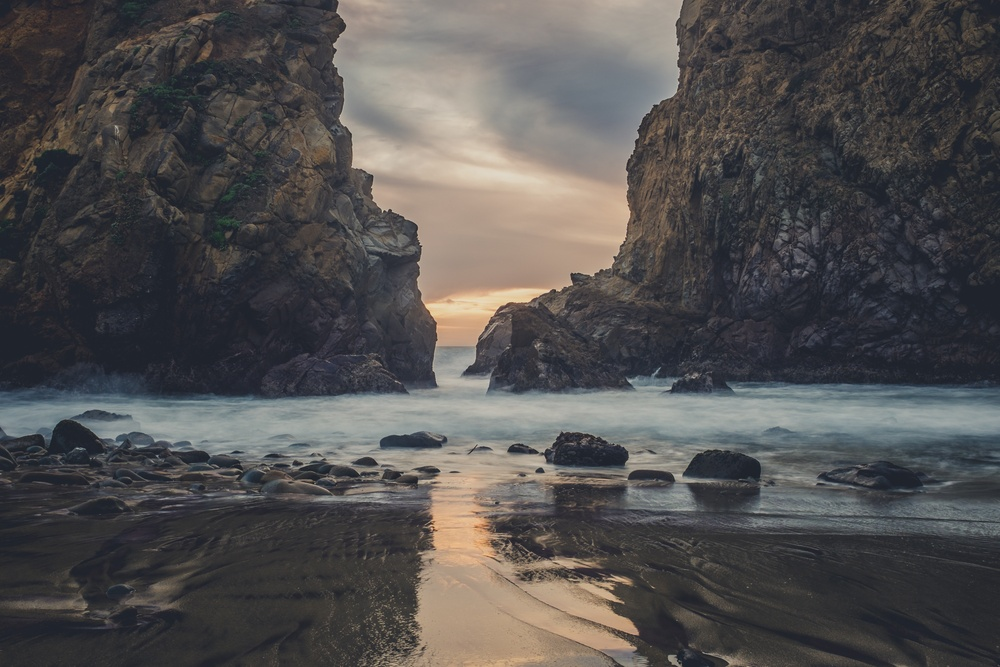
#> input picture Assignment-1/side/1.jpg, 1000 x 667 px, shrunk from 4276 x 2851 before the run
$ jupyter execute --allow-errors Untitled.ipynb
#> lines starting #> are read from the running program, lines starting #| are printed output that depends on the picture
[cell 1]

import cv2
import numpy as np
import matplotlib.pyplot as plt

def histogram(img):
    height=img.shape[0]
    weight=img.shape[1]
    hist = np.zeros((256))
    for i in np.arange(height):
        for j in np.arange(width):
            a=img.item(i,j)
            hist[a] +=1
    return hist

def cumulative(hist):
    cum_hist=hist.copy()
    for i in np.arange(1,256):
        cum_hist[i]=cum_hist[i-1]+cum_hist[i]
    return cum_hist

img = cv2.imread("1.jpg",0)
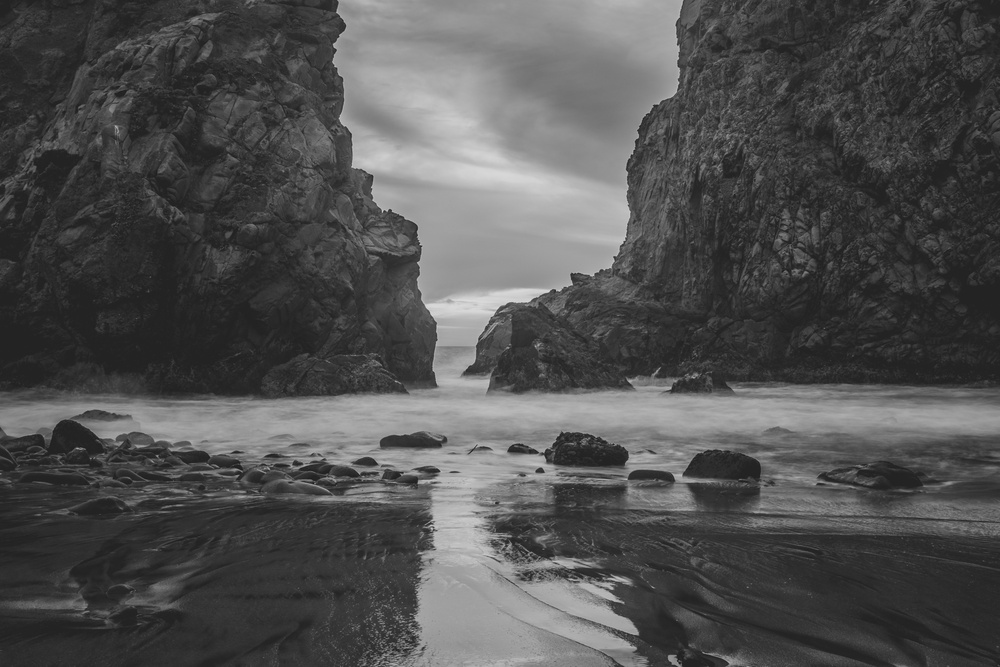
#> img: shape (667, 1000); min 21, max 223, mean 80.9

# cv2.imshow('original',img)
plt.hist(img.ravel(),256,[0,256])
plt.show()
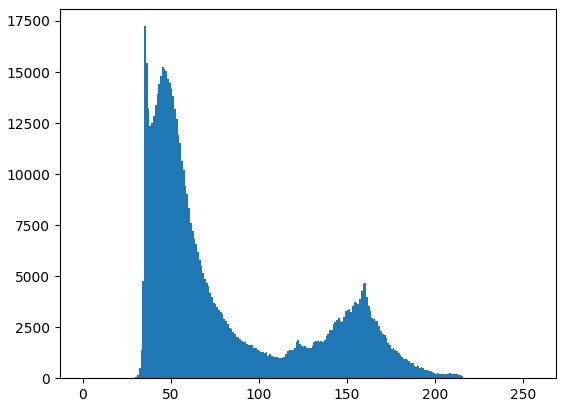
#> figure drawn by matplotlib, 1 panel; tallest bar 17244 high, from x = 35 to 36
ref = cv2.imread("2.jpg",0)
# cv2.imshow('reference image',ref)
#> (the rest of this cell did not finish here and is left out)

$ run again, with Assignment-1/3.jpg copied over Assignment-1/side/1.jpg
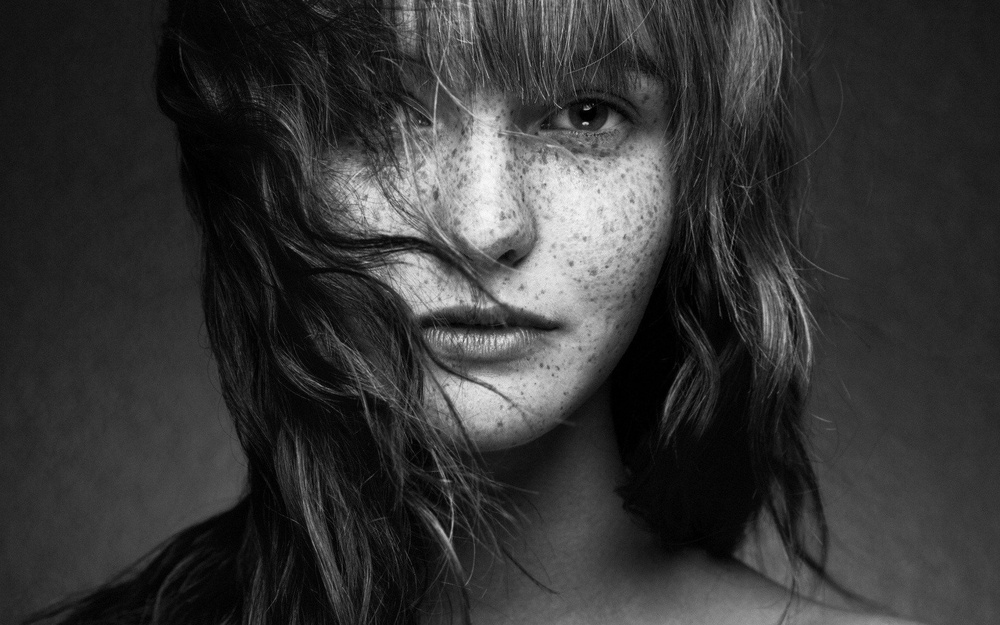
#> input picture Assignment-1/3.jpg, 1000 x 625 px, shrunk from 1920 x 1200 before the run
#> img is the input picture: shape (625, 1000); min 0, max 251, mean 53.7
#> `plt.show()`:
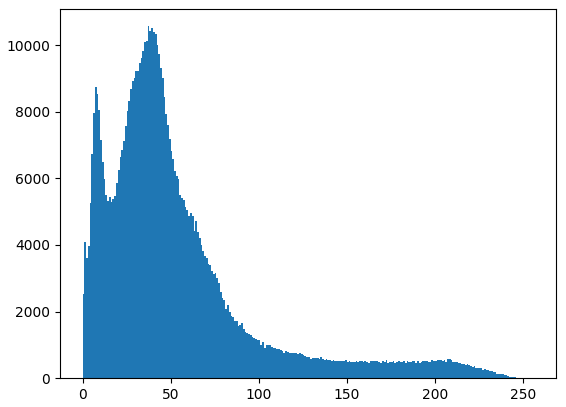
#> figure drawn by matplotlib, 1 panel; tallest bar 10570 high, from x = 37 to 38
